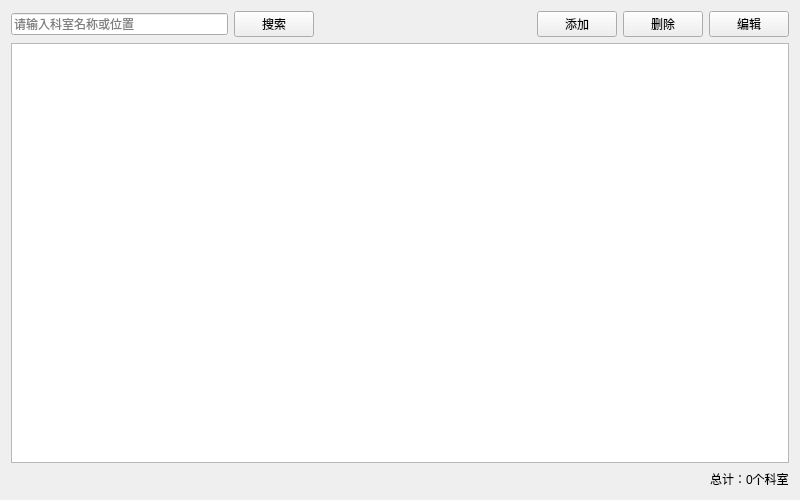
<?xml version="1.0" encoding="UTF-8"?>
<ui version="4.0">
<class>DepartmentView</class>
<widget class="QWidget" name="DepartmentView">
 <property name="geometry">
  <rect>
   <x>0</x>
   <y>0</y>
   <width>800</width>
   <height>500</height>
  </rect>
 </property>
 <property name="windowTitle">
  <string>科室管理</string>
 </property>
 <layout class="QVBoxLayout" name="verticalLayout">
  <item>
   <layout class="QHBoxLayout" name="horizontalLayout">
    <item>
     <widget class="QLineEdit" name="txtSearch">
      <property name="placeholderText">
       <string>请输入科室名称或位置</string>
      </property>
     </widget>
    </item>
    <item>
     <widget class="QPushButton" name="btnSearch">
      <property name="text">
       <string>搜索</string>
      </property>
     </widget>
    </item>
    <item>
     <spacer name="horizontalSpacer">
      <property name="orientation">
       <enum>Qt::Horizontal</enum>
      </property>
      <property name="sizeHint" stdset="0">
       <size>
        <width>40</width>
        <height>20</height>
       </size>
      </property>
     </spacer>
    </item>
    <item>
     <widget class="QPushButton" name="btnAdd">
      <property name="text">
       <string>添加</string>
      </property>
     </widget>
    </item>
    <item>
     <widget class="QPushButton" name="btnDelete">
      <property name="text">
       <string>删除</string>
      </property>
     </widget>
    </item>
    <item>
     <widget class="QPushButton" name="btnEdit">
      <property name="text">
       <string>编辑</string>
      </property>
     </widget>
    </item>
   </layout>
  </item>
  <item>
   <widget class="QTableView" name="tableView">
    <property name="editTriggers">
     <set>QAbstractItemView::DoubleClicked|QAbstractItemView::EditKeyPressed</set>
    </property>
    <property name="alternatingRowColors">
     <bool>true</bool>
    </property>
    <property name="selectionMode">
     <enum>QAbstractItemView::SingleSelection</enum>
    </property>
    <property name="selectionBehavior">
     <enum>QAbstractItemView::SelectRows</enum>
    </property>
   </widget>
  </item>
  <item>
   <layout class="QHBoxLayout" name="horizontalLayout_2">
    <item>
     <spacer name="horizontalSpacer_2">
      <property name="orientation">
       <enum>Qt::Horizontal</enum>
      </property>
      <property name="sizeHint" stdset="0">
       <size>
        <width>40</width>
        <height>20</height>
       </size>
      </property>
     </spacer>
    </item>
    <item>
     <widget class="QLabel" name="lblCount">
      <property name="text">
       <string>总计：0个科室</string>
      </property>
     </widget>
    </item>
   </layout>
  </item>
 </layout>
</widget>
<resources/>
<connections/>
</ui>
